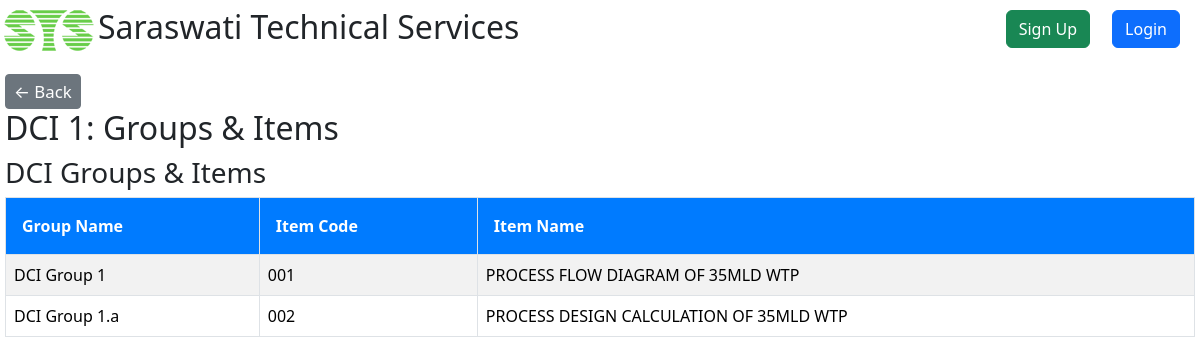
Page /dci/dci/95/groups-items/ on the committed database.
### DCI/models.py (models this page shows, shortened)
class DCI(models.Model):
    name = models.CharField(max_length=30, blank=True, null=True)
    cost = models.FloatField(blank=True,null=True)

class DCIGroup(models.Model):
    name = models.CharField(max_length=30)
    groupCode = models.CharField(max_length=15, blank=True, null=True)
    dci = models.ForeignKey(DCI , on_delete=models.CASCADE,null=True,blank=True)

class DCIItem(models.Model):
    sNo = models.IntegerField(null= True,blank=True)
    itemCode = models.CharField(max_length=15, blank=True, null=True)
    name = models.CharField(max_length=50)
    documentNo = models.CharField(max_length=300, blank=True, null=True)
    description = models.TextField(blank=True, null=True)
    likelySubmissionDate = models.DateField(blank=True, null=True)
    weightage = models.DecimalField(max_digits=15, decimal_places=2, blank=True, null=True)
    associatedCost = models.DecimalField(max_digits=15, decimal_places=2, blank=True, null=True)
    dciGroup = models.ForeignKey('DCIGroup', on_delete=models.CASCADE, blank=True, null=True)
    dci = models.ForeignKey('DCI', on_delete=models.CASCADE, blank=True,null=True)
    createdBy = models.ForeignKey(User, on_delete=models.SET_NULL, blank=True, null=True)
    createdDate = models.DateField(auto_now_add=True,blank=True, null=True)

### DCI/views.py (the view)
# urls.py: path('dci/<int:dci_id>/groups-items/', views.dci_groups_and_items, name='dciGroupsAndItems'),
def dci_groups_and_items(request, dci_id):
    dci = get_object_or_404(DCI, pk=dci_id)
    dci_groups = DCIGroup.objects.filter(dci=dci)  # Assuming DCIGroup has a ForeignKey to DCI
    dci_items = DCIItem.objects.filter(dciGroup__dci=dci)  # Assuming DCIItem has a ForeignKey to DCIGroup
    groups_and_items = zip(dci_groups, dci_items)
    return render(request, 'dci/dci_groups_items.html', {
        'dci': dci,
        'groups_and_items': groups_and_items,  # Pass the zipped data to the template
    })

### DCI/templates/dci/dci_groups_items.html
{% extends 'registration/base.html' %}
{% block content %}
<a href="{% url 'dciList'  %}" style="text-decoration: none;">
    <button type="button" class="btn btn-secondary btn-sm">
        <span style="font-size: 1.2em;">&#8592; Back</span>
    </button>
</a>
<h2>{{ dci.name }}: Groups & Items</h2>
<h3>DCI Groups & Items</h3>
<table class="table table-striped">
    <thead>
        <tr>
            <th class="border text-start">Group Name</th>
            <th class="border text-start">Item Code</th>
            <th class="border text-start">Item Name</th>
        </tr>
    </thead>
    <tbody>
        {% for group, item in groups_and_items %}
        <tr>
            <td class="border text-start">{{ group.name }}</td>
            <td class="border text-start">{{ item.itemCode }}</td>
            <td class="border text-start">{{ item.name }}</td>
        </tr>
        {% endfor %}
    </tbody>
</table>
{% endblock %}

### Base/templates/registration/base.html (style rules this page uses)
html, body { height: 100%; margin: 0; overflow-x,overflow-y: hidden; }
.table-striped tbody tr:nth-of-type(odd) { background-color: #f9f9f9; }
.table-striped tbody tr:nth-of-type(even) { background-color: #ffffff; }
.table th, .table td { vertical-align: middle; }
.table thead th { background-color: #007bff; color: white; text-align: center; }
.table th { padding: 1rem; }

### rows in the picture
DCI: name "DCI 1"
DCIGroup: name "DCI Group 1", itemCode "001", name "PROCESS FLOW DIAGRAM OF 35MLD WTP"
DCIGroup: name "DCI Group 1.a", itemCode "002", name "PROCESS DESIGN CALCULATION OF 35MLD WTP"
